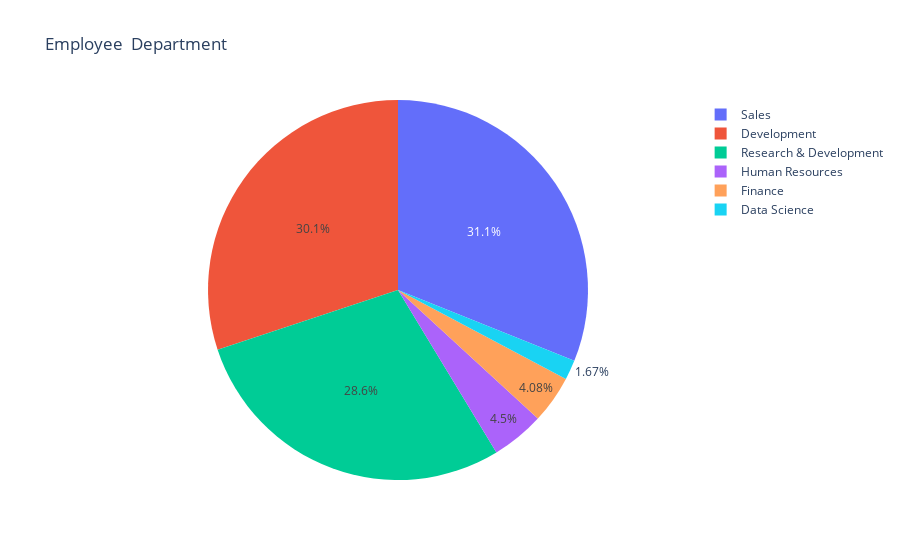

Source (notebook cell):
### Markdown cell above
1. Employee Department

### Code cell
fig = px.pie(data.groupby(['EmpDepartment'])['EmpNumber'].count().reset_index(), 
             values='EmpNumber', 
             names='EmpDepartment',
            title = 'Employee  Department')
fig.show()

### Figure 1 — Plotly figure (JSON) as saved in the notebook; plotly's stock layout.template omitted (floating-point values rounded to 4 significant figures)
{"data": [{"domain": {"x": [0, 1], "y": [0, 1]}, "hovertemplate": "EmpDepartment=%{label}<br>EmpNumber=%{value}<extra></extra>", "labels": ["Data Science", "Development", "Finance", "Human Resources", "Research & Development", "Sales"], "legendgroup": "", "name": "", "showlegend": true, "type": "pie", "values": [20, 361, 49, 54, 343, 373]}], "layout": {"legend": {"tracegroupgap": 0}, "title": {"text": "Employee  Department"}}}
